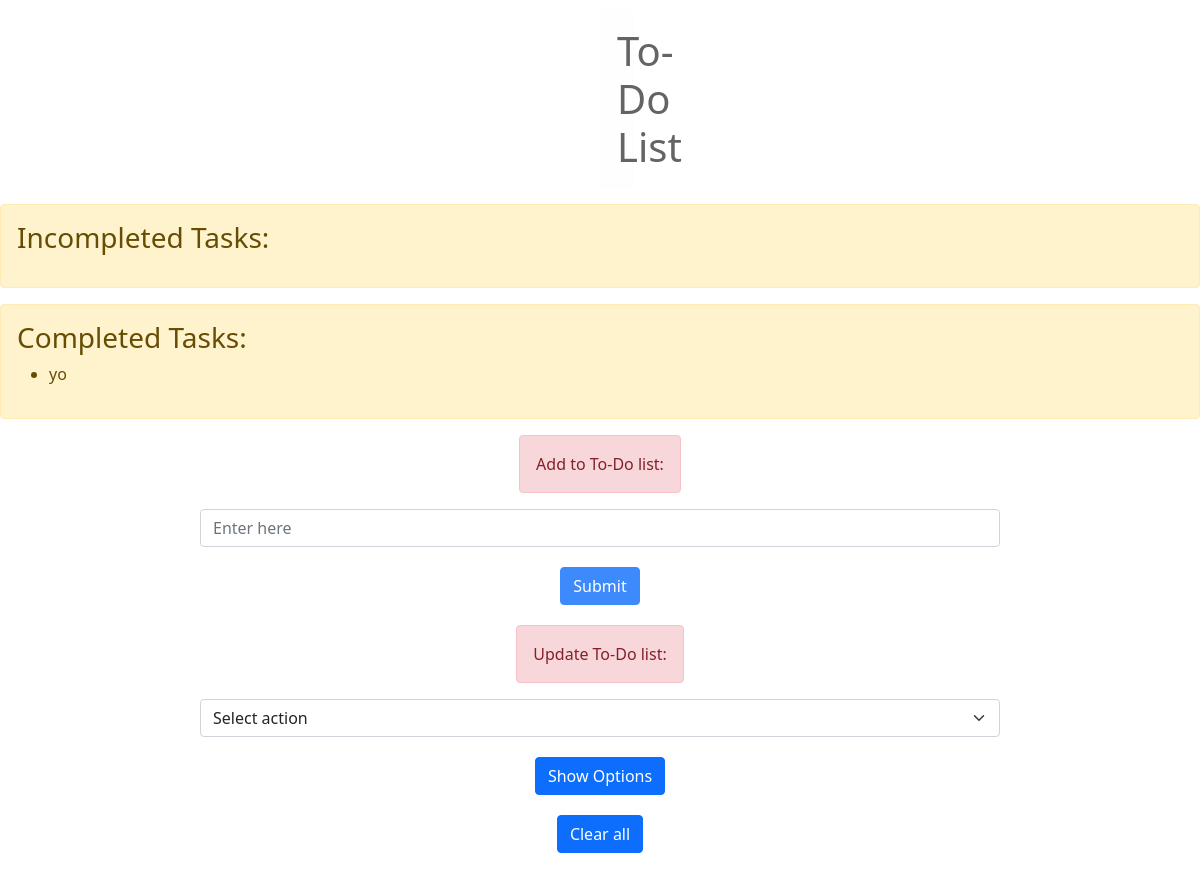
/tasks/, run on an earlier commit of the app's database.
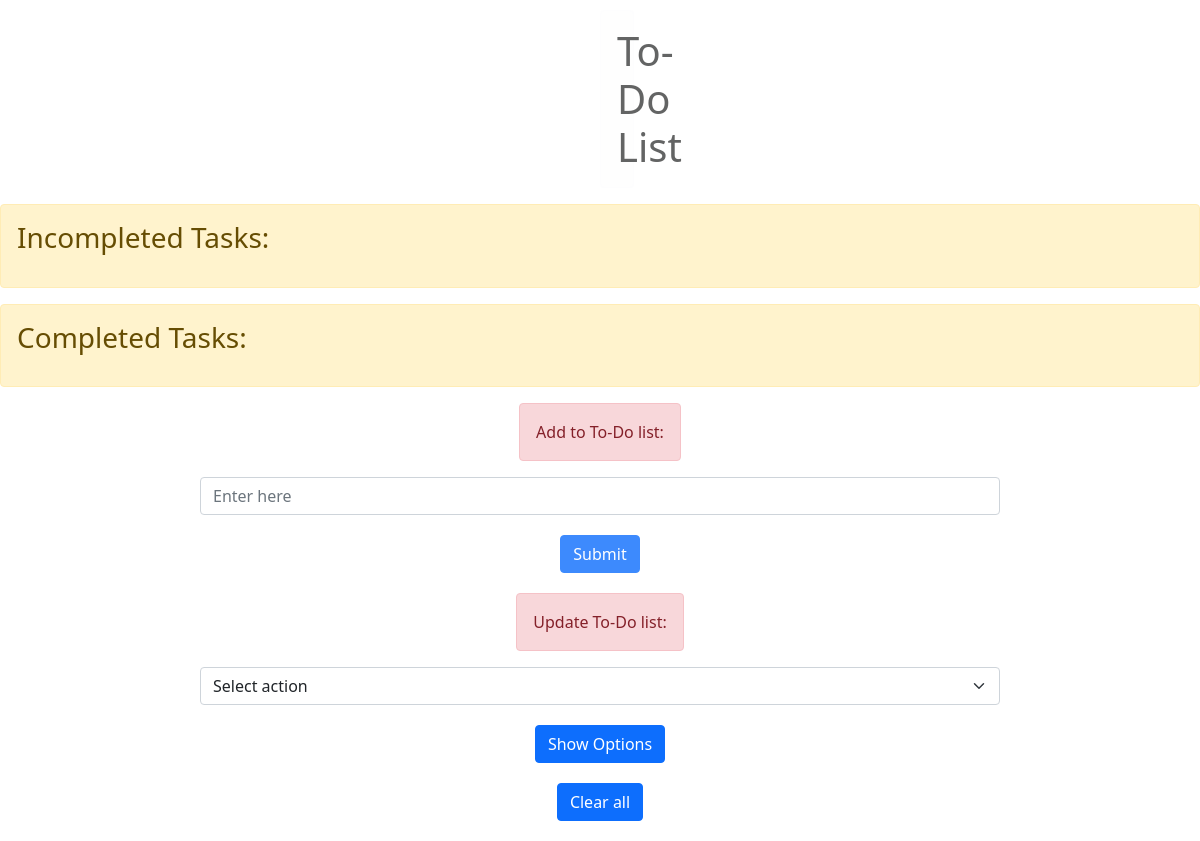
And on a later commit of the database.
### tasks/models.py (models this page shows)
class todolist(models.Model):
    task_info=models.CharField(max_length=100)
    status=models.BooleanField()
    task_number=models.IntegerField()

### tasks/views.py (the view, shortened to what this page needs)
# urls.py: path("",views.index,name="index"),
def index(request):
    global k
    return render(request,"tasks/index.html", {
            "data": todolist.objects.all(),"update": True
        })

### tasks/templates/tasks/index.html (shortened to what this page needs)
{% extends "tasks/layout.html" %}
{% block body %}
    <h1 class="alert alert-light" style="margin-top: 10px; text-align: center; margin-right: 600px; margin-left: 600px">To-Do List</h1>
    <div class="col">
        <div class="alert alert-warning" role="alert">
            <h3>Incompleted Tasks:</h3>
        </div>
    </div>
    <div class="col">
        <div class="alert alert-warning" role="alert">
            <h3>Completed Tasks:</h3>
            <ul>
                {% for task in data %}
                    {% if task.status %}
                    <li>{{task.task_info}}</li>
                    {% endif %}
                {% endfor %}
            </ul>
        </div>
    </div>
    <div class="col">
    <form action="{% url 'tasks:index' %}" method="post">
        <div style="text-align:center; margin-right: 200px; margin-left: 200px">
            <label for="form" class="alert alert-danger">Add to To-Do list:</label><br>
            <input type="text" name="new_task" class="form-control" placeholder="Enter here">
            <button type="submit" class="btn btn-primary" style="opacity:0.8;margin-top:20px;text-align:center;margin-bottom: 20px;">Submit</button>
        </div>
    </form>
    </div>
    <div class="col">
        {% if update %}
        <form action="{% url 'tasks:done' %}" method="post">
            <div style="text-align:center; margin-right: 200px; margin-left: 200px;margin-bottom: 20px;">
                <label for="form" class="alert alert-danger">Update To-Do list:</label><br>
                <select class="form-select" aria-label="Default select example" name="action">
                    <option selected>Select action</option>
                </select>
                <button type="submit" class="btn btn-primary" style="margin-top:20px;text-align:center">Show Options</button>
            </div>
        </form>
        {% endif %}
    </div>
    <div style="text-align:center">
        <a href="{% url 'tasks:clearall' %}" class="btn btn-primary" style="margin-bottom:20px">Clear all</a>
    </div>
{% endblock %}

### tasks/templates/tasks/layout.html (shortened to what this page needs)
<!DOCTYPE html>
<html>
    <head>
        <link href="https://cdn.jsdelivr.net/npm/bootstrap@5.0.1/dist/css/bootstrap.min.css" rel="stylesheet">
    </head>
    <body>
        {% block body %}
        {% endblock %}
    </body>
</html>

### tasks/templates/tasks/layout.html (style rules this page uses)
body { overflow:scroll; background-image: url("https://images.unsplash.com/photo-1547844149-792ce502416a?ixlib=rb-1.2.1&ixid=MnwxMjA3fDB8MHxwaG90by1wYWdlfHx8fGVufDB8fHx8&auto=format&fit=crop&w=1950&q=80"); }

What changed in the data, as far as the page shows it:
removed todolist: task_info "yo"
